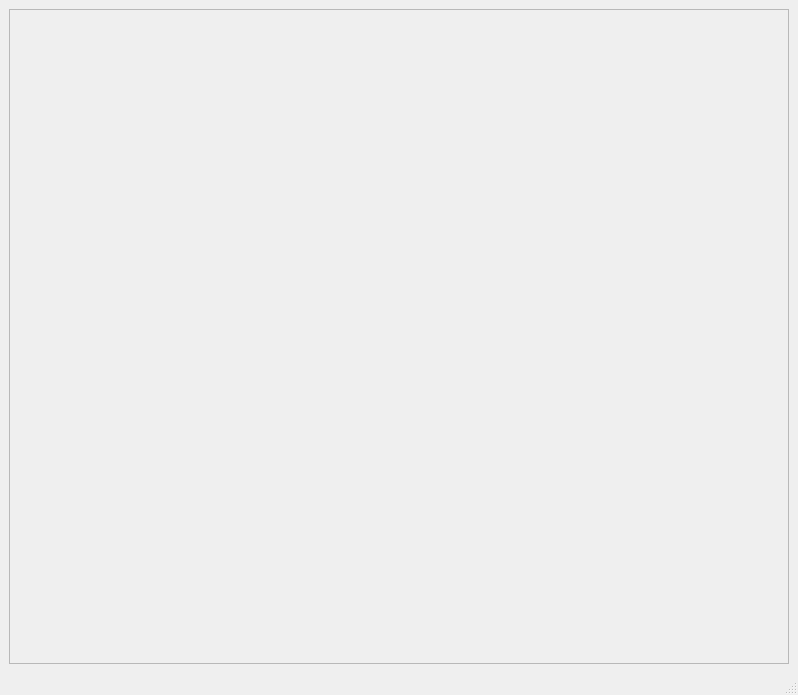
<?xml version="1.0" encoding="UTF-8"?>
<ui version="4.0">
 <class>MainWindow</class>
 <widget class="QMainWindow" name="MainWindow">
  <property name="geometry">
   <rect>
    <x>0</x>
    <y>0</y>
    <width>798</width>
    <height>695</height>
   </rect>
  </property>
  <property name="windowTitle">
   <string> VirtualRobot - ShowScene</string>
  </property>
  <widget class="QWidget" name="centralwidget">
   <layout class="QGridLayout" name="gridLayout">
    <item row="0" column="0">
     <widget class="QFrame" name="frameViewer">
      <property name="frameShape">
       <enum>QFrame::StyledPanel</enum>
      </property>
      <property name="frameShadow">
       <enum>QFrame::Raised</enum>
      </property>
     </widget>
    </item>
   </layout>
  </widget>
  <widget class="QMenuBar" name="menubar">
   <property name="geometry">
    <rect>
     <x>0</x>
     <y>0</y>
     <width>798</width>
     <height>22</height>
    </rect>
   </property>
  </widget>
  <widget class="QStatusBar" name="statusbar"/>
 </widget>
 <resources/>
 <connections/>
</ui>
